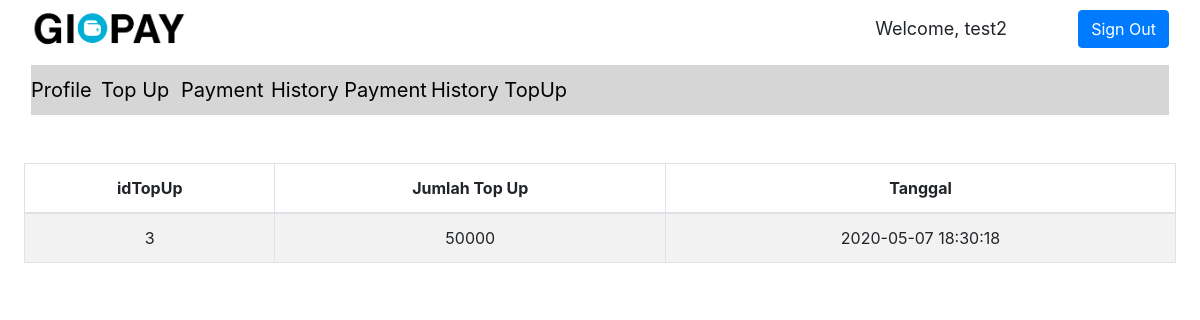
/histopPub.php (signed in), run on the app's committed database.
### tables this page shows
CREATE TABLE `historytopup` (
  `idTopup` int(11) NOT NULL,
  `jumlah` float NOT NULL,
  `tanggal` datetime NOT NULL,
  `idUser` int(11) NOT NULL
);

### server.php (called while the page is built, shortened)
<?php
    require_once "mysqlDB.php";
function getTopup($uname){
    $db = new MySQLDB('localhost', 'root', '', 'gipay');
    $username = $uname;
    $username = $db->escapeString($username);
    $query = "SELECT idUser FROM penggunapublik WHERE username=";
    $query .= "'".$username."'";
    $res = $db->executeSelectQuery($query);
    $idUser = $res[0][0];
    $query2 = "SELECT idTopup, jumlah, tanggal FROM historytopup WHERE idUser=$idUser";
    $query_result = $db->executeSelectQuery($query2);
    return $query_result;
}
?>

### mysqlDB.php (called while the page is built, shortened)
<?php
class MySQLDB{
	protected $servername;
	protected $username;
	protected $password;
	protected $dbname;
	protected $db_connection;
	public function __construct($servername,$username,$password,$dbname){
		$this->servername=$servername;
		$this->username=$username;
		$this->password=$password;
		$this->dbname=$dbname;
	}
	public function openConnection(){
		$this->db_connection=new mysqli($this->servername,$this->username,$this->password,$this->dbname);
	}
	public function executeSelectQuery($sql){
		$query_result=$this->db_connection->query($sql);
		$result=[];
		if($query_result!=[]){
			if($query_result->num_rows > 0){
				while ($row=$query_result->fetch_row()) {
					$result[] = $row;
				}
			}
		}
		return $result;
	}
	public function escapeString($input){
		$res = $this->db_connection->real_escape_string($input);
		return $res;
	}
}
?>

### histopPub.php (the view, shortened to what this page needs)
<?php
    include "server.php";
?>
<!DOCTYPE html>
<html>
<head>
    <link rel="stylesheet" href="assets/bootstrap/css/bootstrap.min.css">
    <link rel="stylesheet" href="assets/css/Data-Table-1.css">
    <link rel="stylesheet" href="assets/css/Data-Table.css">
    <link rel="stylesheet" href="assets/css/Header-Blue.css">
    <link rel="stylesheet" href="https://cdn.datatables.net/1.10.15/css/dataTables.bootstrap.min.css">
    <link rel="stylesheet" href="assets/css/Google-Style-Login.css">
    <link rel="stylesheet" href="assets/css/LinkedIn-like-Profile-Box.css">
    <link rel="stylesheet" href="assets/css/Pretty-Registration-Form.css">
    <link rel="stylesheet" href="assets/css/styles.css">
    <link rel="stylesheet" href="assets/css/Table-With-Search-1.css">
    <link rel="stylesheet" href="assets/css/Table-With-Search.css">
    <link rel="stylesheet" href="assets/css/Team-Boxed.css">
</head>
<body>
    <nav class="navbar navbar-light navbar-expand-md" style="background-color: #ffffff;">
        <div class="container-fluid"><img src="assets/img/Gipay.png" style="height: 40px;">
            <input class="form-control-plaintext" type="text" value="Welcome, <?php echo $_SESSION['username']; ?>" readonly="" style="width: 205px;font-size: 18px;"><a href="histopPub.php?logout='1'" class="btn btn-primary" role="button">Sign Out</a></div>
    </nav>
    <nav class="navbar navbar-light navbar-expand-md">
        <div class="container-fluid"><button data-toggle="collapse" class="navbar-toggler" data-target="#navcol-2"><span class="sr-only">Toggle navigation</span><span class="navbar-toggler-icon"></span></button>
            <div class="collapse navbar-collapse" id="navcol-2" style="background-color: #d7d6d6;font-size: 20px;height: 50px;color: rgb(0,0,0);">
                <a href="profPub.php" style="color: rgb(0,0,0);width: 70px;">Profile</a><a href="topupPub.php" style="color: rgb(0,0,0);width: 80px;">Top Up</a><a href="payPub.php" style="color: rgb(0,0,0);width: 90px;">Payment</a><a href="hispayPub.php"
                    style="color: rgb(0,0,0);width: 160px;">History Payment</a><a href="histopPub.php" style="color: rgb(0,0,0);">History TopUp</a></div>
        </div>
    </nav>
    <div>
        <div class="container">
            <div class="row">
                <div class="col-md-12" style="height: 40px;background-color: #ffffff;"></div>
            </div>
        </div>
    </div><table id="example" class="table table-striped table-bordered" cellspacing="0" width="100px">
        <thead>
            <tr>
                <th style="text-align:center;">idTopUp</th>
                <th style="text-align:center;">Jumlah Top Up</th>
                <th style="text-align:center;">Tanggal</th>
            </tr>
        </thead>
        <tbody>
            <?php
            $username = $_SESSION['username'];
            $result = getTopup($username);
            foreach($result as $row) {
                echo '<tr>';
                foreach($row as $cell){
                    echo('<td>' . $cell . '</td>');
                }
                echo '</tr>';
			}
            ?>
        </tbody>
    </table>
</body>
</html>

### assets/css/Data-Table-1.css (style rules this page uses)
#example { margin-bottom: 0; }

### assets/css/Data-Table.css (style rules this page uses)
#example { margin-bottom: 0; }
#example { width: 96%; text-align: center; margin: auto; }

### assets/css/styles.css (style rules this page uses)
.col-md-12 { text-align: center; }

### data on the page
historytopup: idTopup "3", jumlah "50000", tanggal "2020-05-07 18:30:18"
